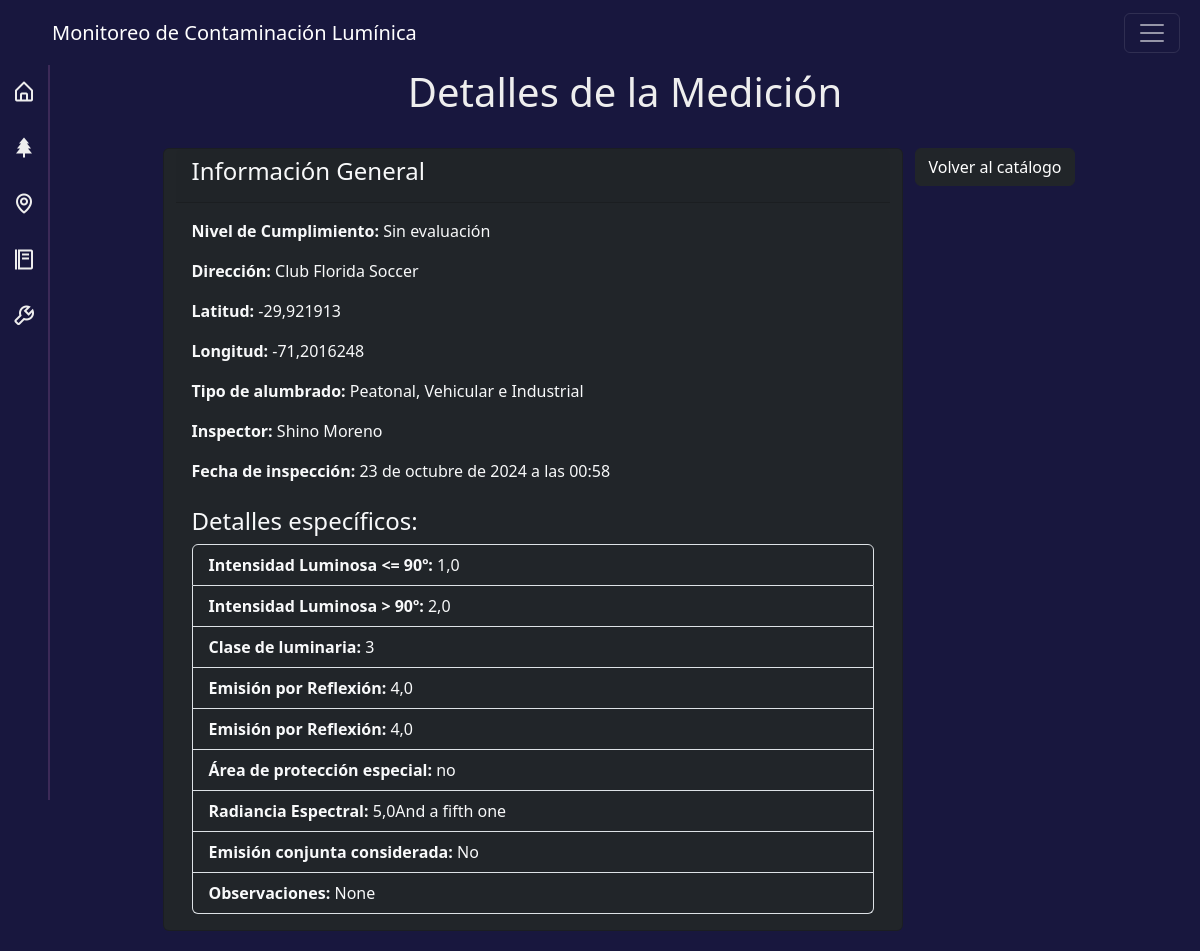
The page /catalogo/catalogo/detalle/14/ on the database its author committed.
### catalogo_mediciones/models.py (models this page shows, shortened)
class TipoAlumbradoArt5(models.Model):
    nivel_cumplimiento = models.CharField(max_length=1, null=True, blank=True, choices=nivel_cumplimiento, default='0')
    tipo = models.CharField(max_length=4,choices=tipos_alumbrado, default='art5')
    estado = models.IntegerField(default='0')
    direccion = models.CharField(max_length=250, verbose_name='Ubicación')
    latitud = models.FloatField(verbose_name='Latitud')
    longitud = models.FloatField(verbose_name='Longitud')
    menor_igual_90grados = models.FloatField(verbose_name='Intensidad Luminosa <= 90º')
    mayor_90grados = models.FloatField(verbose_name='Intensidad Luminosa > 90º')
    clase_luminaria = models.CharField(max_length=50, verbose_name='Clase de luminaria')
    emision_reflexion =  models.FloatField(verbose_name='Emisión por Reflexión')
    proteccion_especial = models.CharField(max_length=2, verbose_name='Área de protección especial')
    radiancia_espectral = models.FloatField(verbose_name='Radiancia Espectral')
    emision_conjunta = models.CharField(max_length=2, verbose_name='Emision conjunta considerada')
    observaciones = models.CharField(max_length=500, blank=True, null=True, verbose_name='Observaciones')
    usuario = models.ForeignKey(Usuario,null=True, on_delete=models.SET_NULL)
    creado = models.DateTimeField(default=timezone.now)
    class Meta:
        verbose_name = 'Medicion art5'
        verbose_name_plural = 'Mediciones art5'

class Usuario(models.Model):
    run = models.CharField(max_length=10, verbose_name='RUN')
    nombre = models.CharField(max_length=100, verbose_name='Nombre')
    paterno = models.CharField(max_length=100, verbose_name='Apellido Paterno')
    materno = models.CharField(max_length=100, verbose_name='Apellido Materno')
    rol = models.ForeignKey(Rol, null=True, on_delete=models.RESTRICT)
    creado = models.DateTimeField(default=timezone.now)
    def __str__(self):
        return "{} {}".format(self.nombre, self.paterno, self.materno)
    class Meta:
        db_table = 'usuario'
        verbose_name = 'Usuario'
        verbose_name_plural = 'Usuarios'
        ordering = ['nombre', 'paterno', 'materno']

### catalogo_mediciones/views.py (the view)
# urls.py: path('catalogo/detalle/<int:id>/', v.detalle_medicion, name='detalle_medicion'),
def detalle_medicion(request, id):
    medicion_catalogo = get_object_or_404(CatalogoMedicion, id=id)
    medicion = None
    tipo_medicion = ""
    if medicion_catalogo.medicion_art5:
        medicion = medicion_catalogo.medicion_art5
        tipo_medicion = "art5"
    elif medicion_catalogo.medicion_art6:
        medicion = medicion_catalogo.medicion_art6
        tipo_medicion = "art6"
    context = {
        'medicion': medicion,
        'tipo_medicion': tipo_medicion
    }
    return render(request, 'catalogo_mediciones/detalle_medicion.html', context)

### templates/catalogo_mediciones/detalle_medicion.html (shortened to what this page needs)
{% extends 'base.html' %}
{% load static %}
{% block contenido %}
<div class="row d-flex justify-content-center">
    <h1 class="text-center">Detalles de la Medición</h1>
    <div class="card mt-4 bg-dark text-light col-md-8">
        <div class="card-header">
            <h4 class="card-title">Información General</h4>
        </div>
        <div class="card-body">
            <p><strong>Nivel de Cumplimiento:</strong> {{ medicion.get_nivel_cumplimiento_display }}</p>
            <p><strong>Dirección:</strong> {{ medicion.direccion }}</p>
            <p><strong>Latitud:</strong> {{ medicion.latitud }}</p>
            <p><strong>Longitud:</strong> {{ medicion.longitud }}</p>
            <p><strong>Tipo de alumbrado:</strong> {{ medicion.get_tipo_display }}</p>
            <p><strong>Inspector:</strong> {{ medicion.usuario }}</p>
            <p><strong>Fecha de inspección:</strong> {{ medicion.creado }}</p>
            <h4 class="mt-4">Detalles específicos:</h4>
            {% if tipo_medicion == "art5" %}
            <ul class="list-group bg-dark text-light">
                <li class="list-group-item bg-dark text-light"><strong>Intensidad Luminosa <= 90º:</strong> {{ medicion.menor_igual_90grados }}</li>
                <li class="list-group-item bg-dark text-light"><strong>Intensidad Luminosa > 90º:</strong> {{ medicion.mayor_90grados }}</li>
                <li class="list-group-item bg-dark text-light"><strong>Clase de luminaria:</strong> {{ medicion.clase_luminaria }}</li>
                <li class="list-group-item bg-dark text-light"><strong>Emisión por Reflexión:</strong> {{ medicion.emision_reflexion }}</li>
                <li class="list-group-item bg-dark text-light"><strong>Emisión por Reflexión:</strong> {{ medicion.emision_reflexion }}</li>
                <li class="list-group-item bg-dark text-light"><strong>Área de protección especial:</strong> {{ medicion.proteccion_especial }}</li>
                <li class="list-group-item bg-dark text-light"><strong>Radiancia Espectral:</strong> {{ medicion.radiancia_espectral }}And a fifth one</li>
                <li class="list-group-item bg-dark text-light"><strong>Emisión conjunta considerada:</strong> {{ medicion.emision_conjunta }}</li>
                <li class="list-group-item bg-dark text-light"><strong>Observaciones:</strong> {{ medicion.observaciones }}</li>
            </ul>
            {% endif %}
        </div>
    </div>
    <div class="text-center mt-4  col-md-2">
        <a href="{% url 'catalogo' %}" class="btn btn-dark">Volver al catálogo</a>
    </div>
</div>
{% endblock contenido %}

### templates/base.html (style rules this page uses)
body { background-color: #18173e; color: #eee; }

### rows shown on the page
TipoAlumbradoArt5: nivel_cumplimiento "Sin evaluación", direccion "Club Florida Soccer", latitud "-29,921913", longitud "-71,2016248", tipo "Peatonal, Vehicular e Industrial", usuario "Shino Moreno", creado "23 de octubre de 2024 a las 00:58", menor_igual_90grados "1,0", mayor_90grados "2,0", clase_luminaria "3", emision_reflexion "4,0", proteccion_especial "no", radiancia_espectral "5,0", emision_conjunta "No", observaciones "None"
